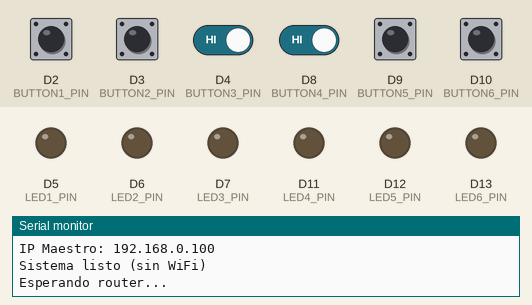
Bench run of a sketch on a simulated Arduino Uno R4 WiFi. Parts: output pins drawn as LEDs (lit = HIGH), the last lines printed to the serial monitor. The inputs (shaded band) are chosen by the test bench; at power-on: D2 (BUTTON1_PIN), D3 (BUTTON2_PIN), D4 (BUTTON3_PIN), D8 (BUTTON4_PIN), D9 (BUTTON5_PIN), D10 (BUTTON6_PIN) HIGH. WiFi joins after 1.5 s; servers stay silent unless stated.

Above: at 3.7 s.
3.8 s: D2 (BUTTON1_PIN) pulled LOW for 0.15 s
At 5.3 s:
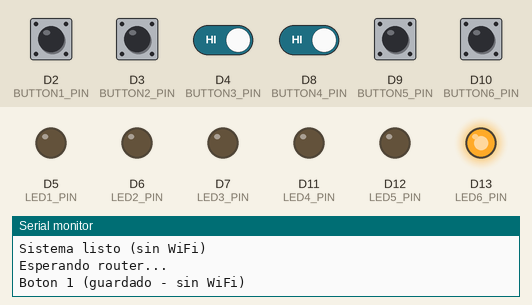
6.9 s: D3 (BUTTON2_PIN) pulled LOW for 0.15 s
9.9 s: D9 (BUTTON5_PIN) pulled LOW for 0.15 s
At 10.06 s:
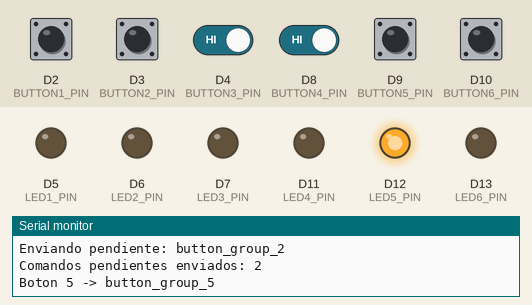
11.6 s: D3 (BUTTON2_PIN) pulled LOW for 1 s
At 11.76 s:
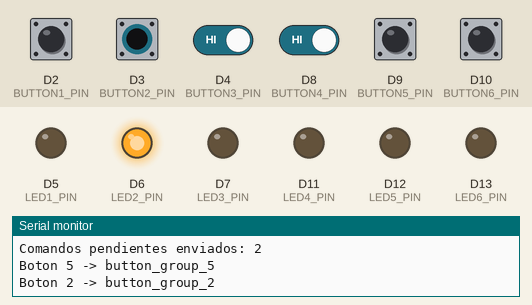
14.1 s: D2 (BUTTON1_PIN) driven LOW and D3 (BUTTON2_PIN) driven LOW
At 14.26 s:
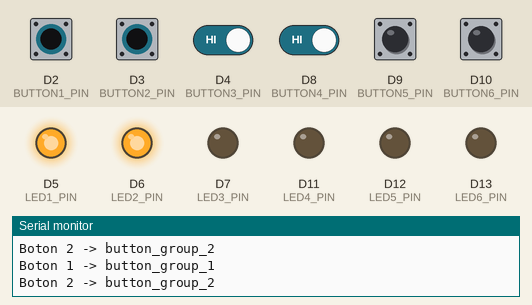
15.8 s: D4 (BUTTON3_PIN) driven LOW and D8 (BUTTON4_PIN) driven LOW
At 15.96 s:
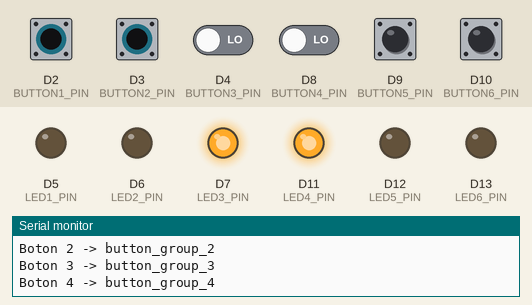
Timing chart, 0 to 18.5 s (numbered marks = the images above; inputs shaded):
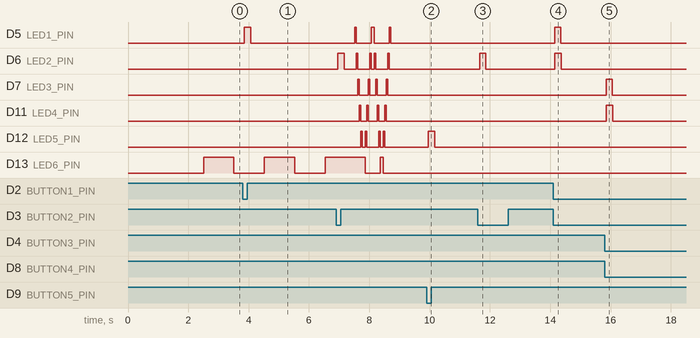

Measured:
- after the input at 3.8 s, D5 (LED1_PIN): LOW → HIGH after 0.06 s, → LOW 0.21 s later
- after the input at 9.9 s, D12 (LED5_PIN): LOW → HIGH after 0.06 s, → LOW 0.21 s later
- after the input at 11.6 s, D6 (LED2_PIN): LOW → HIGH after 0.06 s, → LOW 0.21 s later
- after the input at 14.1 s, D5 (LED1_PIN): LOW → HIGH after 0.06 s, → LOW 0.20 s later; D6 (LED2_PIN): LOW → HIGH after 0.06 s, → LOW 0.21 s later
- after the input at 15.8 s, D7 (LED3_PIN): LOW → HIGH after 0.06 s, → LOW 0.20 s later; D11 (LED4_PIN): LOW → HIGH after 0.06 s, → LOW 0.21 s later

The sketch:

seniales_wifi_cliente_tablero_grande.ino
```cpp
/*
 * Sistema de Control de Focos - Cliente Control Remoto - Tablero grande
 * Versión: 4.0 - Con IP ESTÁTICA y inicio no bloqueante
 *
 * Características:
 * - IP estática para conexión más rápida y estable
 * - Funciona inmediatamente aunque no haya WiFi
 * - Se reconecta automáticamente cuando el router esté listo
 * - LEDs funcionan siempre para feedback visual
 */

#include "WiFiS3.h"
#include <WiFiUdp.h>

// =============================================================================
// CONFIGURACIÓN
// =============================================================================

const char* ssid = "pmn_senviales";
const char* password = "2WC456403581";

// IP ESTÁTICA DEL CONTROL REMOTO
IPAddress local_IP(192, 168, 0, 98);      // IP del control remoto
IPAddress gateway(192, 168, 0, 1);         // Router
IPAddress subnet(255, 255, 255, 0);

// IP del maestro
const char* masterIP = "192.168.0.100";
const int udpPort = 8888;

// Pines
#define BUTTON1_PIN 2
#define BUTTON2_PIN 3
#define BUTTON3_PIN 4
#define BUTTON4_PIN 8    // Nuevo botón 4 Leds: {1};
#define BUTTON5_PIN 9    // Nuevo botón 5 Leds: {2,3};
#define BUTTON6_PIN 10   // Nuevo botón 6 Leds: {4,5};

#define LED1_PIN 5
#define LED2_PIN 6
#define LED3_PIN 7
#define LED4_PIN 11      // Nuevo LED 4
#define LED5_PIN 12      // Nuevo LED 5
#define LED6_PIN 13      // Nuevo LED 6

// Tiempos
#define DEBOUNCE_TIME 50
// #define MIN_PRESS_INTERVAL 3500  // 3.5 segundos entre pulsaciones
#define MIN_PRESS_INTERVAL 0  // 3.5 segundos entre pulsaciones
#define LED_ON_TIME 200         // LED encendido 200ms
#define WIFI_RETRY_INTERVAL 5000 // Reintentar WiFi cada 5 segundos

// Comandos
const char* CMD_GROUP_1 = "button_group_1";
const char* CMD_GROUP_2 = "button_group_2";
const char* CMD_GROUP_3 = "button_group_3";
const char* CMD_GROUP_4 = "button_group_4";
const char* CMD_GROUP_5 = "button_group_5";
const char* CMD_GROUP_6 = "button_group_6";

// =============================================================================
// VARIABLES
// =============================================================================

WiFiUDP udp;
bool wifiConnected = false;
bool udpStarted = false;
unsigned long lastWifiAttempt = 0;
int wifiAttempts = 0;

// Para mostrar estado WiFi
unsigned long wifiStatusBlink = 0;
bool wifiStatusLed = false;
int wifiIndicatorLed = LED6_PIN;  // Usar LED6 como indicador WiFi

struct Button {
  bool lastState = HIGH;
  bool currentState = HIGH;
  unsigned long lastDebounce = 0;
  unsigned long lastPress = 0;
};

Button buttons[6];
unsigned long ledOffTime[6] = {0, 0, 0, 0, 0, 0};

// Cola de comandos pendientes (opcional)
struct PendingCommand {
  int button;
  unsigned long timestamp;
  bool sent;
};
PendingCommand pendingCommands[10];
int pendingCount = 0;

// =============================================================================
// SETUP
// =============================================================================

void setup() {
  Serial.begin(115200);
  delay(1000);

  Serial.println(F("\n=== CONTROL REMOTO v4.0 - IP ESTATICA ==="));
  Serial.print(F("IP Control: "));
  Serial.println(local_IP);
  Serial.print(F("IP Maestro: "));
  Serial.println(masterIP);

  // Configurar pines
  setupHardware();

  // Inicializar comandos pendientes
  for (int i = 0; i < 10; i++) {
    pendingCommands[i].sent = true;
  }

  Serial.println(F("Sistema listo (sin WiFi)"));
  Serial.println(F("Esperando router..."));

  // Configurar IP estática antes de iniciar WiFi
  WiFi.config(local_IP, gateway, subnet);

  // Iniciar conexión WiFi (no bloqueante)
  WiFi.begin(ssid, password);
  lastWifiAttempt = millis();
}

// =============================================================================
// LOOP
// =============================================================================

void loop() {
  // Manejar conexión WiFi (no bloqueante)
  handleWiFiConnection();

  // Leer y procesar botones - SIEMPRE funciona
  handleButtons();

  // Actualizar LEDs - SIEMPRE funciona
  updateLeds();

  // Procesar comandos pendientes si hay WiFi
  if (wifiConnected && pendingCount > 0) {
    processPendingCommands();
  }

  // Mostrar estado WiFi en LED6
  updateWiFiIndicator();

  delay(10);
}

// =============================================================================
// FUNCIONES
// =============================================================================

void setupHardware() {
  // Configurar botones
  pinMode(BUTTON1_PIN, INPUT_PULLUP);
  pinMode(BUTTON2_PIN, INPUT_PULLUP);
  pinMode(BUTTON3_PIN, INPUT_PULLUP);
  pinMode(BUTTON4_PIN, INPUT_PULLUP);
  pinMode(BUTTON5_PIN, INPUT_PULLUP);
  pinMode(BUTTON6_PIN, INPUT_PULLUP);

  // Configurar LEDs
  pinMode(LED1_PIN, OUTPUT);
  pinMode(LED2_PIN, OUTPUT);
  pinMode(LED3_PIN, OUTPUT);
  pinMode(LED4_PIN, OUTPUT);
  pinMode(LED5_PIN, OUTPUT);
  pinMode(LED6_PIN, OUTPUT);

  // LEDs apagados
  for (int i = 0; i < 6; i++) {
    int ledPin = (i < 3) ? (LED1_PIN + i) : (LED4_PIN + (i - 3));
    digitalWrite(ledPin, LOW);
  }
}

void handleWiFiConnection() {
  // Si ya estamos conectados, verificar que siga así
  if (wifiConnected) {
    if (WiFi.status() != WL_CONNECTED) {
      Serial.println(F("WiFi perdido! Reconectando..."));
      wifiConnected = false;
      udpStarted = false;
      udp.stop();
    }
    return;
  }

  // Si no estamos conectados, intentar cada WIFI_RETRY_INTERVAL
  if (!wifiConnected && millis() - lastWifiAttempt > WIFI_RETRY_INTERVAL) {
    lastWifiAttempt = millis();

    if (WiFi.status() == WL_CONNECTED) {
      // ¡Conectado!
      wifiConnected = true;
      Serial.println(F("\n*** WiFi CONECTADO! ***"));
      Serial.print(F("IP asignada: "));
      Serial.println(WiFi.localIP());

      // Verificar que tenemos la IP correcta
      if (WiFi.localIP() != local_IP) {
        Serial.println(F("ADVERTENCIA: IP diferente a la configurada!"));
      }

      // Iniciar UDP
      udp.begin(udpPort);
      udpStarted = true;
      Serial.println(F("UDP iniciado"));

      // Enviar anuncio al maestro
      udp.beginPacket(masterIP, udpPort);
      udp.print("REMOTE_CONNECTED:192.168.0.98");
      udp.endPacket();

      // Animación de confirmación
      celebrateConnection();

    } else {
      // Aún no conectado
      wifiAttempts++;

      // Cada 12 intentos (1 minuto), reintentar WiFi.begin
      if (wifiAttempts % 12 == 0) {
        Serial.print(F("."));
        // Reconfigurar IP estática por si acaso
        WiFi.config(local_IP, gateway, subnet);
        WiFi.begin(ssid, password);
      }

      // Cada 60 intentos (5 minutos), mostrar mensaje
      if (wifiAttempts % 60 == 0) {
        Serial.print(F("\nEsperando router ("));
        Serial.print(wifiAttempts * 5 / 60);
        Serial.println(F(" min)"));
      }
    }
  }
}

void handleButtons() {
  // Leer todos los botones
  bool states[6] = {
    digitalRead(BUTTON1_PIN),
    digitalRead(BUTTON2_PIN),
    digitalRead(BUTTON3_PIN),
    digitalRead(BUTTON4_PIN),
    digitalRead(BUTTON5_PIN),
    digitalRead(BUTTON6_PIN)
  };

  // Procesar cada botón
  for (int i = 0; i < 6; i++) {
    // Debounce
    if (states[i] != buttons[i].lastState) {
      buttons[i].lastDebounce = millis();
    }

    if ((millis() - buttons[i].lastDebounce) > DEBOUNCE_TIME) {
      if (states[i] != buttons[i].currentState) {
        buttons[i].currentState = states[i];

        // Botón presionado (LOW)
        if (buttons[i].currentState == LOW) {
          // Verificar intervalo mínimo
          if (millis() - buttons[i].lastPress >= MIN_PRESS_INTERVAL) {
            processButton(i);
            buttons[i].lastPress = millis();
          } else {
            // Mostrar que debe esperar
            showWaitFeedback(i);
          }
        }
      }
    }

    buttons[i].lastState = states[i];
  }
}

void processButton(int button) {
  Serial.print(F("Boton "));
  Serial.print(button + 1);

  // LED siempre se enciende (funciona sin WiFi)
  int ledPin = (button < 3) ? (LED1_PIN + button) : (LED4_PIN + (button - 3));
  digitalWrite(ledPin, HIGH);
  ledOffTime[button] = millis() + LED_ON_TIME;

  if (wifiConnected) {
    // Enviar comando inmediatamente
    const char* command = getCommand(button);

    udp.beginPacket(masterIP, udpPort);
    udp.print(command);
    udp.endPacket();

    Serial.print(F(" -> "));
    Serial.println(command);
  } else {
    // Guardar comando pendiente
    if (pendingCount < 10) {
      pendingCommands[pendingCount].button = button;
      pendingCommands[pendingCount].timestamp = millis();
      pendingCommands[pendingCount].sent = false;
      pendingCount++;

      Serial.println(F(" (guardado - sin WiFi)"));
    } else {
      Serial.println(F(" (sin WiFi - cola llena)"));
    }
  }
}

const char* getCommand(int button) {
  switch(button) {
    case 0: return CMD_GROUP_1;
    case 1: return CMD_GROUP_2;
    case 2: return CMD_GROUP_3;
    case 3: return CMD_GROUP_4;
    case 4: return CMD_GROUP_5;
    case 5: return CMD_GROUP_6;
    default: return "";
  }
}

void processPendingCommands() {
  int sent = 0;

  for (int i = 0; i < 10; i++) {
    if (!pendingCommands[i].sent) {
      const char* command = getCommand(pendingCommands[i].button);

      udp.beginPacket(masterIP, udpPort);
      udp.print(command);
      udp.endPacket();

      pendingCommands[i].sent = true;
      sent++;

      Serial.print(F("Enviando pendiente: "));
      Serial.println(command);

      delay(50); // Pequeña pausa entre envíos
    }
  }

  if (sent > 0) {
    pendingCount = 0;
    Serial.print(F("Comandos pendientes enviados: "));
    Serial.println(sent);
  }
}

void updateLeds() {
  unsigned long now = millis();
  for (int i = 0; i < 6; i++) {
    if (ledOffTime[i] > 0 && now >= ledOffTime[i]) {
      int ledPin = (i < 3) ? (LED1_PIN + i) : (LED4_PIN + (i - 3));
      digitalWrite(ledPin, LOW);
      ledOffTime[i] = 0;
    }
  }
}

void updateWiFiIndicator() {
  if (!wifiConnected) {
    // Parpadeo lento = esperando WiFi
    if (millis() - wifiStatusBlink > 1000) {
      wifiStatusLed = !wifiStatusLed;
      digitalWrite(wifiIndicatorLed, wifiStatusLed);
      wifiStatusBlink = millis();
    }
  } else {
    // WiFi conectado = LED apagado
    if (digitalRead(wifiIndicatorLed) == HIGH) {
      digitalWrite(wifiIndicatorLed, LOW);
    }
  }
}

void showWaitFeedback(int button) {
  // Parpadeo rápido = debe esperar
  int ledPin = (button < 3) ? (LED1_PIN + button) : (LED4_PIN + (button - 3));

  for (int j = 0; j < 3; j++) {
    digitalWrite(ledPin, HIGH);
    delay(50);
    digitalWrite(ledPin, LOW);
    delay(50);
  }

  Serial.print(F("Boton "));
  Serial.print(button + 1);
  Serial.println(F(" - esperar 3.5s"));
}

void celebrateConnection() {
  // Animación de barrido cuando se conecta
  for (int cycle = 0; cycle < 2; cycle++) {
    // Barrido hacia adelante
    for (int i = 0; i < 6; i++) {
      int ledPin = (i < 3) ? (LED1_PIN + i) : (LED4_PIN + (i - 3));
      digitalWrite(ledPin, HIGH);
      delay(50);
      digitalWrite(ledPin, LOW);
    }
    // Barrido hacia atrás
    for (int i = 5; i >= 0; i--) {
      int ledPin = (i < 3) ? (LED1_PIN + i) : (LED4_PIN + (i - 3));
      digitalWrite(ledPin, HIGH);
      delay(50);
      digitalWrite(ledPin, LOW);
    }
  }
}
```
